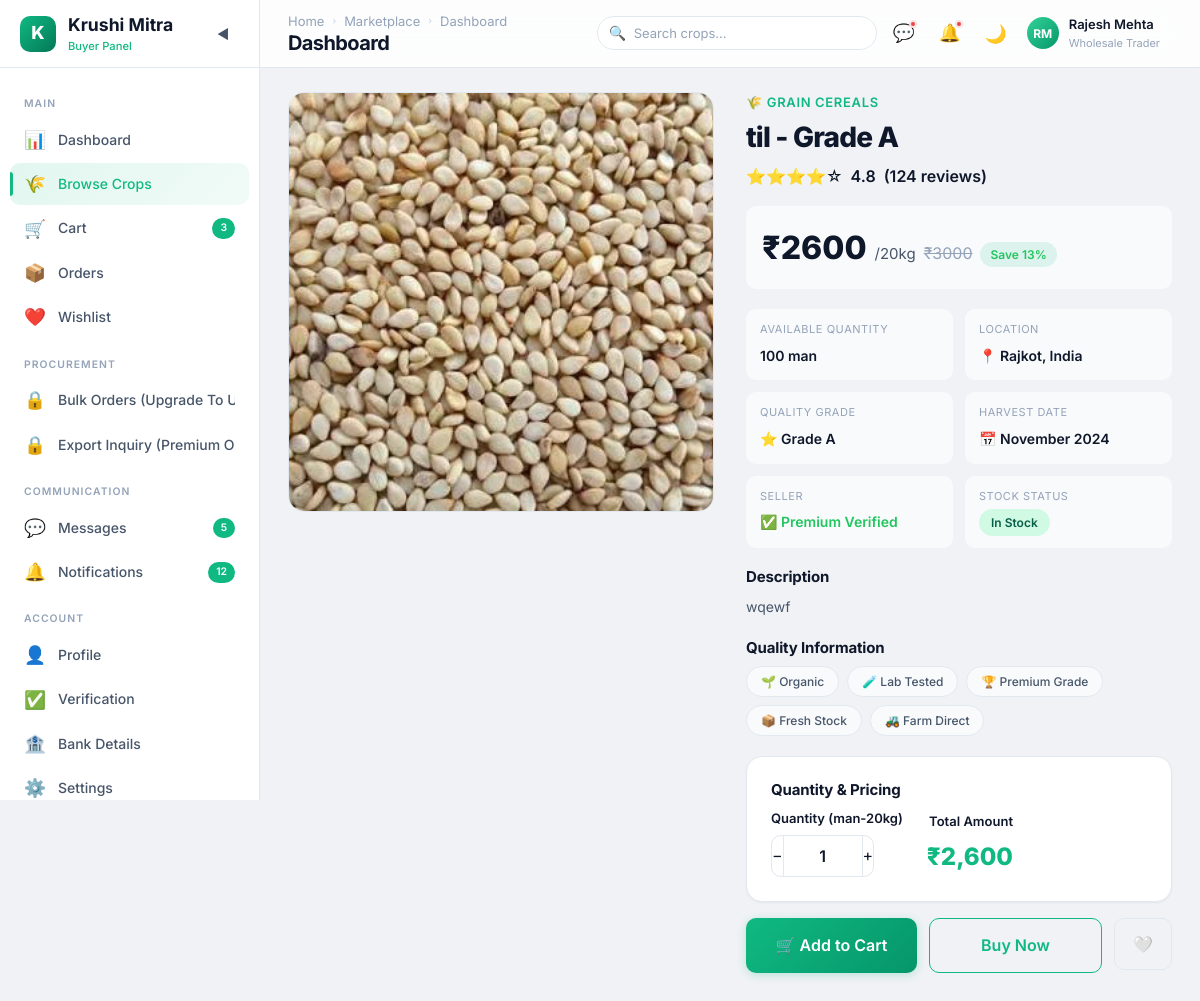
The page /buyer/crop-details/1 (signed in) on the database its author committed.
### farmer/models.py (models this page shows, shortened)
class crop(models.Model):
    CATEGORY_CHOICES = (
        ('grain cereals', 'Grain cereals'),
        ('vegetables', 'Vegetables'),
        ('fruits', 'Fruits'),
        ('pulses', 'Pulses'),
        ('spices', 'Spices'),
        ('cotton', 'Cotton'),
    )
    user = models.ForeignKey(User,on_delete=models.CASCADE,related_name="seller")
    cropname = models.CharField(max_length=20)
    category = models.CharField(max_length=20 , choices = CATEGORY_CHOICES)
    quantity = models.IntegerField()
    price = models.IntegerField()
    description = models.TextField(null=True, blank=True)
    image = models.FileField(upload_to='crop/images/', null=True, blank=True)
    is_approved = models.BooleanField(default=False)
    created_at = models.DateTimeField(auto_now_add=True)

class User(AbstractUser):
    ROLE_CHOICES = (
        ('Farmer', 'Farmer'),
        ('Buyer', 'Buyer'),
        ('Subadmin', 'Subadmin')
    )
    name = models.CharField(max_length=255)
    role = models.CharField(max_length=20, choices=ROLE_CHOICES)
    email = models.EmailField(unique=True,blank=True, null=True)
    city = models.CharField(max_length=100, blank=True, null=True)
    contact = models.CharField(max_length=10, unique=True , blank=True, null=True)
    password = models.CharField(max_length=128)
    is_active = models.BooleanField(default=False)

### farmer/views.py (the view)
        def wrapper(request, *args, **kwargs):
            if "contact" in request.session:
                try:
                    user = User.objects.get(contact=request.session['contact'])
                    request.uid = user
                    if user.role not in allowed_roles:
                        messages.error(request, "Access Denied")
                        return redirect('login')
                    return view_function(request, *args, **kwargs)
                except User.DoesNotExist:
                    return redirect('login')
            return redirect('login')

### buyer/templates/buyer/crop-details.html (shortened to what this page needs)
<!DOCTYPE html>
{% load static %}
<html lang="en" data-theme="light">
<head>
  <link rel="stylesheet" href="{% static 'buyer/css/style.css' %}">
  <link rel="stylesheet" href="{% static 'buyer/css/crop-details.css' %}">
</head>
<body>
  <div class="app-layout">
    <aside class="sidebar">
      <div class="sidebar-header">
        <div class="sidebar-logo">
          <div class="sidebar-logo-icon">K</div>
          <div>
            <div class="sidebar-logo-text">Krushi Mitra</div><span class="sidebar-logo-sub">Buyer Panel</span>
          </div>
        </div>
        <button class="sidebar-toggle">◀</button>
      </div>
      <nav class="sidebar-nav">
        <div class="sidebar-section-label">Main</div>
        <a href="{% url 'buyer_dashboard' %}" class="sidebar-item" data-tooltip="Dashboard"><span
            class="sidebar-item-icon">📊</span><span class="sidebar-item-text">Dashboard</span></a>
        <a href="{% url 'buyer_browse_crops' %}" class="sidebar-item active" data-tooltip="Browse Crops"><span
            class="sidebar-item-icon">🌾</span><span class="sidebar-item-text">Browse Crops</span></a>
        <a href="{% url 'buyer_cart' %}" class="sidebar-item" data-tooltip="Cart"><span
            class="sidebar-item-icon">🛒</span><span class="sidebar-item-text">Cart</span><span
            class="sidebar-item-badge">3</span></a>
        <a href="{% url 'buyer_orders' %}" class="sidebar-item" data-tooltip="Orders"><span
            class="sidebar-item-icon">📦</span><span class="sidebar-item-text">Orders</span></a>
        <a href="{% url 'buyer_wishlist' %}" class="sidebar-item" data-tooltip="Wishlist"><span
            class="sidebar-item-icon">❤️</span><span class="sidebar-item-text">Wishlist</span></a>
        <div class="sidebar-section-label">Procurement</div>
        {% if buyr.is_premiume %}
        <a href="{% url 'buyer_bulk_order' %}" class="sidebar-item" data-tooltip="Bulk Orders">
          <span class="sidebar-item-icon">📋</span>
          <span class="sidebar-item-text">Bulk Orders</span>
        </a>
        {% if premium_type.premium_type == 'Premium' %}
        <a href="{% url 'buyer_export_inquiry' %}" class="sidebar-item">
          <span class="sidebar-item-icon">🌍</span>
          <span class="sidebar-item-text">Export Inquiry</span>
        </a>
        {% else %}
        <a href="#" class="sidebar-item disabled-link"
          onclick="alert('Export Inquiry is available for Premium users only.'); return false;">
          <span class="sidebar-item-icon">🔒</span>
          <span class="sidebar-item-text">Export Inquiry (Premium Only)</span>
        </a>
        {% endif %}
        {% else %}
        <a href="#" class="sidebar-item disabled-link" onclick="alert('Upgrade To Unlock Bulk Orders'); return false;">
          <span class=" sidebar-item-icon">🔒</span>
          <span class="sidebar-item-text">Bulk Orders (Upgrade To Unlock)</span>
        </a>
        <a href="#" class="sidebar-item disabled-link"
          onclick="alert('Export Inquiry is available for Premium users only.'); return false;">
          <span class="sidebar-item-icon">🔒</span>
          <span class="sidebar-item-text">Export Inquiry (Premium Only)</span>
        </a>
        {% endif %}
        <div class="sidebar-section-label">Communication</div>
        <a href="{% url 'buyer_messages' %}" class="sidebar-item" data-tooltip="Messages"><span
            class="sidebar-item-icon">💬</span><span class="sidebar-item-text">Messages</span><span
            class="sidebar-item-badge">5</span></a>
        <a href="{% url 'buyer_notifications' %}" class="sidebar-item" data-tooltip="Notifications"><span
            class="sidebar-item-icon">🔔</span><span class="sidebar-item-text">Notifications</span><span
            class="sidebar-item-badge">12</span></a>
        <div class="sidebar-section-label">Account</div>
        <a href="{% url 'buyer_profile' %}" class="sidebar-item" data-tooltip="Profile"><span
            class="sidebar-item-icon">👤</span><span class="sidebar-item-text">Profile</span></a>
        <a href="{% url 'buyer_verification' %}" class="sidebar-item" data-tooltip="Verification"><span
            class="sidebar-item-icon">✅</span><span class="sidebar-item-text">Verification</span></a>
        <a href="{% url 'buyer_bank_details' %}" class="sidebar-item" data-tooltip="Bank Details"><span
            class="sidebar-item-icon">🏦</span><span class="sidebar-item-text">Bank Details</span></a>
        <a href="{% url 'buyer_settings' %}" class="sidebar-item" data-tooltip="Settings"><span
            class="sidebar-item-icon">⚙️</span><span class="sidebar-item-text">Settings</span></a>
      </nav>
    </aside>
    <div class="main-wrapper">
      <header class="navbar">
        <div class="navbar-left"><button class="mobile-menu-btn">☰</button>
          <div>
            <div class="breadcrumb"><a href="{% url 'buyer_dashboard' %}">Home</a><span
                class="breadcrumb-sep">›</span><a href="{% url 'buyer_browse_crops' %}">Marketplace</a><span
                class="breadcrumb-sep">›</span><span class="current">Crop Details</span></div>
            <h1 class="page-title">Crop Details</h1>
          </div>
        </div>
        <div class="navbar-right">
          <div class="search-box"><span class="search-icon">🔍</span><input type="text" placeholder="Search crops...">
          </div>
          <a href="{% url 'buyer_messages' %}" class="nav-btn">💬<span class="badge-dot"></span></a>
          <a href="{% url 'buyer_notifications' %}" class="nav-btn">🔔<span class="badge-dot"></span></a>
          <button class="theme-toggle">🌙</button>
          <div class="dropdown">
            <div class="profile-btn dropdown-trigger">
              <div class="profile-avatar">RM</div>
              <div>
                <div class="profile-name">Rajesh Mehta</div>
                <div class="profile-role">Wholesale Trader</div>
              </div>
            </div>
          </div>
        </div>
      </header>
      <main class="main-content">
        <form action="{% url 'buyer_cart'%}" method="post">
          <div class="product-detail-layout page-reveal">
            <div class="product-gallery">
              <div class="product-gallery-main">
                <img src="{{crop.image.url}}" alt="Basmati Rice">
              </div>
            </div>
            <div class="product-info">
              <div class="product-category">🌾 {{crop.category}}</div>
              <h1 class="product-name">{{crop.cropname}} - Grade A</h1>
              <div class="product-rating">⭐⭐⭐⭐☆ <span>4.8</span> <span class="rating-count">(124 reviews)</span></div>
              <div class="product-price-section">
                <span class="product-price">₹{{crop.price}}</span>
                <span class="product-price-unit">/20kg</span>
                <span class="product-price-discount">₹3000</span>
                <span class="product-save-badge">Save 13%</span>
              </div>
              <div class="product-meta-grid">
                <div class="product-meta-item"><span class="meta-label">Available Quantity</span><span
                    class="meta-value">{{crop.quantity}} man</span></div>
                <div class="product-meta-item"><span class="meta-label">Location</span><span class="meta-value">📍
                    {{crop.user.city}},
                    India</span></div>
                <div class="product-meta-item"><span class="meta-label">Quality Grade</span><span class="meta-value">⭐
                    Grade A</span></div>
                <div class="product-meta-item"><span class="meta-label">Harvest Date</span><span class="meta-value">📅
                    November 2024</span></div>
                <div class="product-meta-item"><span class="meta-label">Seller</span><span class="meta-value"
                    style="color:var(--green-500);">✅ Premium Verified</span></div>
                <div class="product-meta-item"><span class="meta-label">Stock Status</span><span
                    class="meta-value"><span class="badge badge-approved">In Stock</span></span></div>
              </div>
              <div class="product-description">
                <h3 class="product-desc-title">Description</h3>
                <p class="product-desc-text">{{crop.description}}</p>
              </div>
              <div class="product-quality">
                <h3 class="product-desc-title">Quality Information</h3>
                <div class="quality-tags">
                  <span class="quality-tag">🌱 Organic</span>
                  <span class="quality-tag">🧪 Lab Tested</span>
                  <span class="quality-tag">🏆 Premium Grade</span>
                  <span class="quality-tag">📦 Fresh Stock</span>
                  <span class="quality-tag">🚜 Farm Direct</span>
                </div>
              </div>
              <div class="price-calculator card" data-unit-price="{{ crop.price }}">
                <h3 class="product-desc-title">Quantity & Pricing</h3>
                <div class="calc-row">
                  <div class="form-group" style="margin-bottom:0;">
                    <label class="form-label">Quantity (man-20kg)</label>
                    <div class="qty-selector">
                      <a class="qty-minus">−</a>
                      <input type="number" class="qty-input calc-qty" value="1" min="1" max="5000" name="quantity"
                        required>
                      <a class="qty-plus">+</a>
                    </div>
                  </div>
                  <div class="calc-total">
                    <label class="form-label">Total Amount</label>
                    <div class="calc-total-price">₹0</div>
                  </div>
                </div>
              </div>
              <div class="product-actions">
                {%if cart.cart_limit >= cart.total_kg or premium_type.premium_type == 'Premium'%}
                <button type="submit" href="{% url 'buyer_cart'%}" class="btn btn-primary btn-lg flex-1">🛒
                  Add to
                  Cart</button>
                {%else%}
                <a href="#" class="btn btn-primary btn-lg flex-1" style="background-color: gray;"
                  onclick="alert('Limit over'); return false;">🛒 Add to
                  Cart</a>
                {%endif%}
                <a href="{% url 'buyer_checkout' %}" class="btn btn-outline btn-lg flex-1">Buy Now</a>
                <button class="btn btn-ghost btn-lg wishlist-toggle"
                  style="flex:none;width:52px;height:52px;border-radius:var(--radius-md);border:1px solid var(--border-color);">🤍</button>
              </div>
            </div>
          </div>
        </form>
      </main>
    </div>
  </div>
</body>
</html>

### rows shown on the page
crop: image (picture), category "GRAIN CEREALS", cropname "til", price "2600", quantity "100", user.city "Rajkot", description "wqewf"
